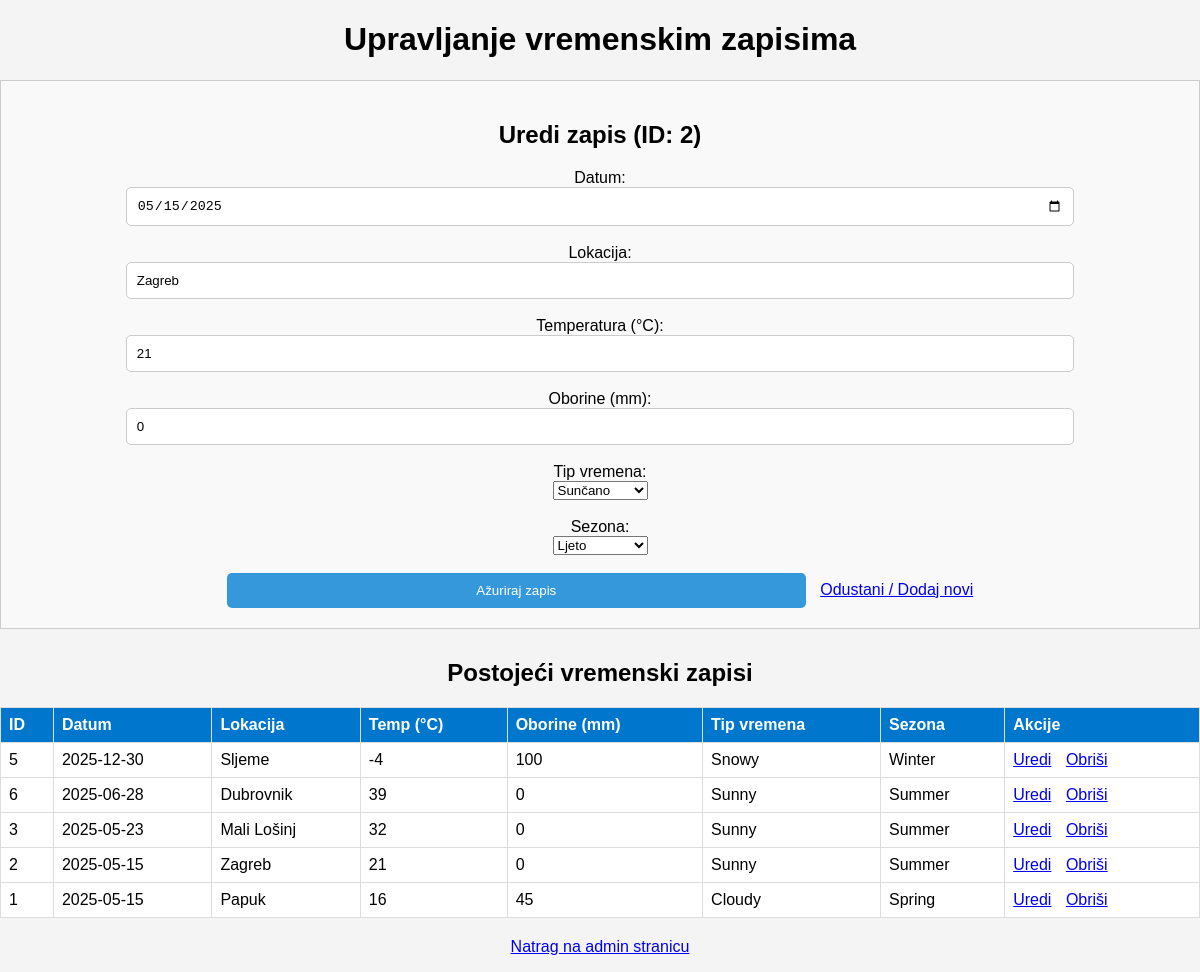
The page /weather_input.php?action=edit&id=2 (signed in) on the database its author committed.
### tables this page shows
CREATE TABLE `weather_data` (
  `ID` int(11) NOT NULL,
  `location` varchar(100) NOT NULL,
  `date` date NOT NULL,
  `temperature` decimal(10,0) NOT NULL,
  `precipitation` decimal(10,0) NOT NULL,
  `weather_type` enum('Sunny','Rainy','Snowy','Cloudy') NOT NULL,
  `season` enum('Spring','Summer','Autumn','Winter') NOT NULL
);

### weather_input.php (the view, shortened to what this page needs)
<?php
require_once 'includes/db.php';
$greska = '';
$action = $_GET['action'] ?? 'list';
$record_id = isset($_GET['id']) && is_numeric($_GET['id']) ? (int)$_GET['id'] : null;
$form_mode = 'add';
$current_record = [
    'id' => null,
    'date' => '',
    'location' => '',
    'temperature' => '',
    'precipitation' => '',
    'weather_type' => '',
    'season' => ''
];
if ($action === 'edit' && $record_id && $_SERVER['REQUEST_METHOD'] !== 'POST') {
    $stmt_fetch = mysqli_prepare($conn, "SELECT id, date, location, temperature, precipitation, weather_type, season FROM weather_data WHERE id = ?");
    mysqli_stmt_bind_param($stmt_fetch, "i", $record_id);
    mysqli_stmt_execute($stmt_fetch);
    $result_fetch = mysqli_stmt_get_result($stmt_fetch);
    $fetched_data = mysqli_fetch_assoc($result_fetch);
    if ($fetched_data) {
        $current_record = $fetched_data;
        $form_mode = 'edit';
    } else {
        $greska = "Zapis s ID " . htmlspecialchars($record_id) . " nije pronađen.";
        $action = 'list';
        $form_mode = 'add';
    }
} elseif ($action === 'add_form') {
    $form_mode = 'add';
}
$records = [];
$sql_list = "SELECT id, date, location, temperature, precipitation, weather_type, season FROM weather_data ORDER BY date DESC, id DESC";
$result_list = mysqli_query($conn, $sql_list);
if ($result_list) {
    while ($row = mysqli_fetch_assoc($result_list)) {
        $records[] = $row;
    }
} else {
    $greska .= (empty($greska) ? '' : ' ') . "Greška pri dohvaćanju zapisa za listu: " . mysqli_error($conn);
}
?>
<!DOCTYPE html>
<html>
<head>
    <link rel="stylesheet" href="style.css">
</head>
<body>
<h1>Upravljanje vremenskim zapisima</h1>
<?php if ($form_mode === 'add' || $form_mode === 'edit'): ?>
<div class="form-section">
    <h2><?php echo ($form_mode === 'edit') ? 'Uredi zapis (ID: ' . htmlspecialchars($current_record['id']) . ')' : 'Novi vremenski zapis'; ?></h2>
    <form method="POST" action="weather_input.php<?php echo ($form_mode === 'edit' && $current_record['id']) ? '?action=edit&id=' . htmlspecialchars($current_record['id']) : ''; ?>">
        <label>Datum:</label><br>
        <input type="date" name="date" value="<?php echo htmlspecialchars($current_record['date']); ?>" required><br><br>
        <label>Lokacija:</label><br>
        <input type="text" name="location" value="<?php echo htmlspecialchars($current_record['location']); ?>" required><br><br>
        <label>Temperatura (°C):</label><br>
        <input type="number" step="0.1" name="temperature" value="<?php echo htmlspecialchars($current_record['temperature']); ?>" required><br><br>
        <label>Oborine (mm):</label><br>
        <input type="number" step="0.1" name="precipitation" value="<?php echo htmlspecialchars($current_record['precipitation']); ?>" required><br><br>
        <label>Tip vremena:</label><br>
        <select name="weather_type" required>
            <option value="Sunny" <?php echo ($current_record['weather_type'] == 'Sunny') ? 'selected' : ''; ?>>Sunčano</option>
        </select><br><br>
        <label>Sezona:</label><br>
        <select name="season" required>
            <option value="Summer" <?php echo ($current_record['season'] == 'Summer') ? 'selected' : ''; ?>>Ljeto</option>
        </select><br><br>
        <button type="submit"><?php echo ($form_mode === 'edit') ? 'Ažuriraj zapis' : 'Spremi zapis'; ?></button>
        <?php if ($form_mode === 'edit'): ?>
            <a href="weather_input.php" style="margin-left: 10px;">Odustani / Dodaj novi</a>
        <?php endif; ?>
    </form>
</div>
<?php endif; ?>
<h2>Postojeći vremenski zapisi</h2>
<table>
    <thead>
        <tr>
            <th>ID</th>
            <th>Datum</th>
            <th>Lokacija</th>
            <th>Temp (°C)</th>
            <th>Oborine (mm)</th>
            <th>Tip vremena</th>
            <th>Sezona</th>
            <th>Akcije</th>
        </tr>
    </thead>
    <tbody>
        <?php if (empty($records)): ?>
            <tr>
                <td colspan="8">Nema unesenih zapisa.</td>
            </tr>
        <?php else: ?>
            <?php foreach ($records as $rec): ?>
                <tr>
                    <td><?php echo htmlspecialchars($rec['id']); ?></td>
                    <td><?php echo htmlspecialchars($rec['date']); ?></td>
                    <td><?php echo htmlspecialchars($rec['location']); ?></td>
                    <td><?php echo htmlspecialchars($rec['temperature']); ?></td>
                    <td><?php echo htmlspecialchars($rec['precipitation']); ?></td>
                    <td><?php echo htmlspecialchars($rec['weather_type']); ?></td>
                    <td><?php echo htmlspecialchars($rec['season']); ?></td>
                    <td class="action-links">
                        <a href="weather_input.php?action=edit&id=<?php echo $rec['id']; ?>">Uredi</a>
                        <a href="weather_input.php?action=delete&id=<?php echo $rec['id']; ?>" onclick="return confirm('Jeste li sigurni da želite obrisati ovaj zapis?');">Obriši</a>
                    </td>
                </tr>
            <?php endforeach; ?>
        <?php endif; ?>
    </tbody>
</table>
<p><a href="admin.php">Natrag na admin stranicu</a></p>
</body>
</html>

### style.css (style rules this page uses)
body { font-family: Arial, sans-serif; margin: 0; padding: 0; background-color: #f4f4f4; text-align: center; }
table { width: 90%; margin: 0 auto; border-collapse: collapse; background: white; }
th, td { padding: 10px; border: 1px solid #ddd; text-align: center; }
th { background: #0077cc; color: white; }
input, button { width: 80%; padding: 10px; border: 1px solid #ccc; border-radius: 5px; }
button { background-color: #3498db; color: white; border: none; cursor: pointer; width: 50%; }

### weather_input.php (style rules this page uses)
table { width: 100%; border-collapse: collapse; margin-top: 20px; margin-bottom: 20px; }
th, td { border: 1px solid #ddd; padding: 8px; text-align: left; }
.action-links a { margin-right: 10px; }
.form-section { margin-bottom: 30px; padding: 20px; border: 1px solid #ccc; background-color:#f9f9f9; }

### rows shown on the page
weather_data: ID "2", date "05/15/2025", location "Zagreb", temperature "21", precipitation "0", weather_type "Sunčano", season "Ljeto", date "2025-05-15", weather_type "Sunny", season "Summer"
weather_data: ID "5", date "2025-12-30", location "Sljeme", temperature "-4", precipitation "100", weather_type "Snowy", season "Winter"
weather_data: ID "6", date "2025-06-28", location "Dubrovnik", temperature "39", precipitation "0", weather_type "Sunny", season "Summer"
weather_data: ID "3", date "2025-05-23", location "Mali Lošinj", temperature "32", precipitation "0", weather_type "Sunny", season "Summer"
weather_data: ID "1", date "2025-05-15", location "Papuk", temperature "16", precipitation "45", weather_type "Cloudy", season "Spring"
